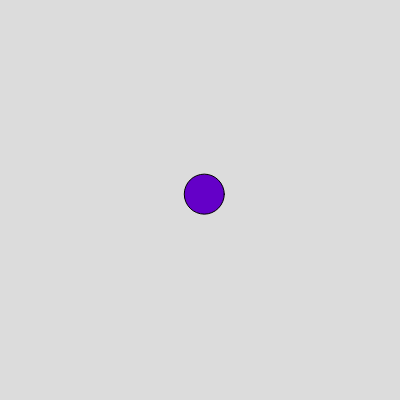
Frame 1 (no input)
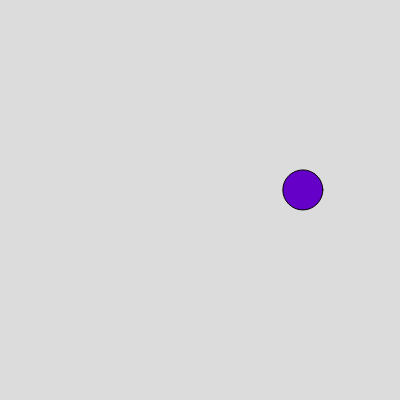
Frame 60 (no input)
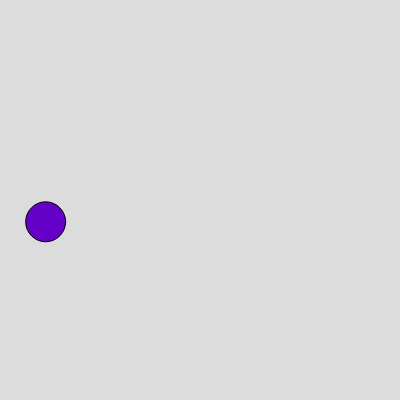
Frame 120 (the mouse pressed at the canvas centre since frame 60)

The p5.js sketch that drew these frames (run headless with seeded random() and noise() and a simulated clock; from frame 60 on, the mouse is pressed at the canvas centre):

// p5.js sketch
// ── sketch.js
const SW = 400;
const SH = 400;

function setup() {
  createCanvas(SW, SH);
  b = new Bold(200, 200, random(-10, 10), random(-10, 10), 20, 100, 0, 200);
}

function draw() {
  background(220);
  b.update();
}

function Bold(xPosStart, yPosStart, xSpeed, ySpeed, radius, farveR, farveG, farveB)
{
  this.x = xPosStart;
  this.y = yPosStart;
  this.xSpeed = xSpeed;
  this.ySpeed = ySpeed;
  this.radius = radius;
  this.farveR = farveR;
  this.farveG = farveG;
  this.farveB = farveB;

  this.update = function()
  {
    // Update position
    this.x = this.x + this.xSpeed;
    this.y = this.y + this.ySpeed;

    // Collision detection X right
    if (this.x + this.radius > SW)
    {
      this.x = SW - this.radius;
      this.xSpeed = this.xSpeed *-1;
    }
    // Collision detection X left
    if (this.x - this.radius < 0)
    {
      this.x = this.radius;
      this.xSpeed = this.xSpeed *-1;
    }
    // Collision detection Y bottom
    if (this.y + this.radius > SH)
    {
      this.y = SH - this.radius;
      this.ySpeed = this.ySpeed *-1;
    }
    // Collision detection Y top
    if (this.y - this.radius < 0)
    {
      this.y = this.radius;
      this.ySpeed = this.ySpeed *-1;
    }
    fill(this.farveR, this.farveG, this.farveB);
    circle(this.x, this.y, this.radius * 2);
  };
}
